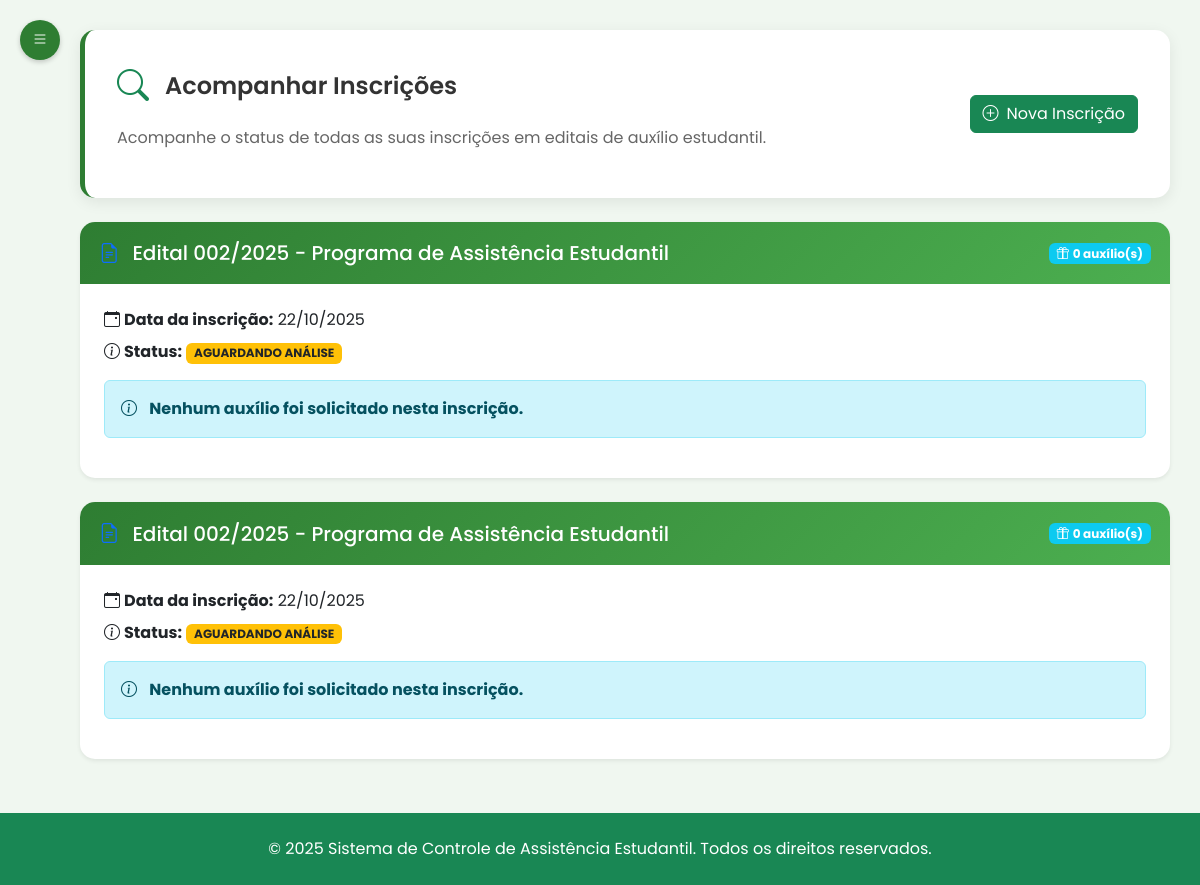
/aluno/acompanhar-inscricoes (signed in), run on the app's committed database.
### tables this page shows
CREATE TABLE edital (
                            id_edital INTEGER PRIMARY KEY AUTOINCREMENT,
                            titulo TEXT NOT NULL,
                            descricao TEXT NOT NULL,
                            data_publicacao DATE NOT NULL,
                            arquivo TEXT NOT NULL,
                            status TEXT NOT NULL CHECK (status IN ('ativo', 'inativo')),
                            data_inicio_inscricao DATE,
                            data_fim_inscricao DATE,
                            data_inicio_vigencia DATE,
                            data_fim_vigencia DATE
                        );

CREATE TABLE "inscricao" (
        id_inscricao INTEGER PRIMARY KEY AUTOINCREMENT,
        id_aluno INTEGER,
        id_edital INTEGER,
        data_inscricao DATE NOT NULL,
        status TEXT NOT NULL CHECK (status IN ('pendente', 'analisado', 'deferido', 'indeferido')),
        urlDocumentoIdentificacao TEXT NOT NULL,
        urlDeclaracaoRenda TEXT NOT NULL,
        urlTermoResponsabilidade TEXT NOT NULL,
        FOREIGN KEY (id_aluno) REFERENCES aluno(id_usuario) ON DELETE CASCADE,
        FOREIGN KEY (id_edital) REFERENCES edital(id_edital) ON DELETE CASCADE
    );

### routes/aluno/acompanhar_inscricoes_routes.py (the view)
@router.get("/acompanhar-inscricoes")
@requer_autenticacao(["aluno"])
async def get_acompanhar_inscricoes(request: Request, usuario_logado: dict = None):
    if not usuario_logado['completo']:
        return RedirectResponse("/aluno/perfil", status_code=303)
    aluno = usuario_repo.obter_usuario_por_matricula(usuario_logado['matricula'])
    inscricoes = inscricao_repo.obter_por_aluno(usuario_logado['id'])
    auxilios_por_aluno = auxilio_repo.obter_por_aluno(usuario_logado['id'])
    inscricoes_com_auxilios = {}
    for inscricao in inscricoes:
        id_inscricao = inscricao['id_inscricao']
        inscricoes_com_auxilios[id_inscricao] = {
            'edital_titulo': inscricao.get('edital_titulo', 'Edital sem título'),
            'status': inscricao['status'],
            'data_inscricao': inscricao['data_inscricao'],
            'auxilios': []
        }
    for auxilio in auxilios_por_aluno:
        id_inscricao = auxilio['id_inscricao']
        if id_inscricao in inscricoes_com_auxilios:
            inscricoes_com_auxilios[id_inscricao]['auxilios'].append(auxilio)
    response = templates.TemplateResponse("/aluno/acompanhar_inscricoes.html", {
        "request": request,
        "aluno": aluno,
        "inscricoes": inscricoes,
        "inscricoes_com_auxilios": inscricoes_com_auxilios
    })
    return response

### templates/aluno/acompanhar_inscricoes.html (shortened to what this page needs)
{% extends 'base2.html' %}
{% set active_page = 'acompanhar-inscricoes' %}
{% block head %}
    <link rel="stylesheet" href="/static/css/acompanhar_inscricoes.css">
{% endblock %}
{% block content %}
<div class="main-content" id="mainContent">
    <div class="welcome-banner mb-4">
        <div class="row align-items-center">
            <div class="col-md-8">
                <div class="d-flex align-items-center mb-3">
                    <i class="bi bi-search me-3 text-success" style="font-size: 2rem;"></i>
                    <h4 class="mb-0">Acompanhar Inscrições</h4>
                </div>
                <p>Acompanhe o status de todas as suas inscrições em editais de auxílio estudantil.</p>
            </div>
            <div class="col-md-4 text-end">
                <a href="/aluno/editais" class="btn btn-success">
                    <i class="bi bi-plus-circle me-2"></i>Nova Inscrição
                </a>
            </div>
        </div>
    </div>
    <div class="row">
        <div class="col-12">
            {% if inscricoes_com_auxilios %}
                {% for id_inscricao, dados_inscricao in inscricoes_com_auxilios.items() %}
                <div class="card mb-4 shadow-sm">
                    <div class="card-header bg-light">
                        <div class="d-flex justify-content-between align-items-center">
                            <h5 class="mb-0">
                                <i class="bi bi-file-earmark-text me-2 text-primary"></i>
                                {{ dados_inscricao.edital_titulo }}
                            </h5>
                            <span class="badge bg-info">
                                <i class="bi bi-gift me-1"></i>{{ dados_inscricao.auxilios|length }} auxílio(s)
                            </span>
                        </div>
                    </div>
                    <div class="card-body">
                        <p class="mb-2">
                            <strong><i class="bi bi-calendar-event me-1"></i>Data da inscrição:</strong>
                            {{ dados_inscricao.data_inscricao|formatar_data }}
                        </p>
                        <p class="mb-3">
                            <strong><i class="bi bi-info-circle me-1"></i>Status:</strong>
                            {% if dados_inscricao.status == 'deferido' %}
                                <span class="badge bg-success">DEFERIDO</span>
                            {% elif dados_inscricao.status == 'indeferido' %}
                                <span class="badge bg-danger">INDEFERIDO</span>
                            {% elif dados_inscricao.status == 'pendente' %}
                                <span class="badge bg-warning text-dark">AGUARDANDO ANÁLISE</span>
                            {% else %}
                                <span class="badge bg-secondary">{{ dados_inscricao.status|upper }}</span>
                            {% endif %}
                        </p>
                        {% if dados_inscricao.auxilios %}
                        <h6 class="text-muted mb-3 border-top pt-3">
                            <i class="bi bi-list-check me-2"></i>Auxílios Solicitados
                        </h6>
                        {% for auxilio in dados_inscricao.auxilios %}
                        <div class="border rounded p-3 mb-3 {% if auxilio.status_auxilio == 'deferido' %}border-success bg-success-subtle{% elif auxilio.status_auxilio == 'indeferido' %}border-danger bg-danger-subtle{% else %}border-warning bg-warning-subtle{% endif %}">
                            <div class="d-flex justify-content-between align-items-start">
                                <div class="flex-grow-1">
                                    <h6 class="mb-2">
                                        {% if auxilio.tipo_auxilio == 'auxilio alimentacao' %}
                                            <i class="bi bi-cup-hot me-1 text-warning"></i>Auxílio Alimentação
                                        {% elif auxilio.tipo_auxilio == 'auxilio transporte' %}
                                            <i class="bi bi-bus-front me-1 text-info"></i>Auxílio Transporte
                                        {% elif auxilio.tipo_auxilio == 'auxilio moradia' %}
                                            <i class="bi bi-house me-1 text-success"></i>Auxílio Moradia
                                        {% elif auxilio.tipo_auxilio == 'auxilio material' %}
                                            <i class="bi bi-book me-1 text-primary"></i>Auxílio Material Didático
                                        {% else %}
                                            <i class="bi bi-gift me-1"></i>{{ auxilio.tipo_auxilio|title }}
                                        {% endif %}
                                    </h6>
                                    {% if auxilio.status_auxilio == 'deferido' %}
                                        <p class="mb-1">
                                            <span class="badge bg-success">
                                                <i class="bi bi-check-circle me-1"></i>DEFERIDO
                                            </span>
                                        </p>
                                        <p class="mb-0 mt-2">
                                            <strong>Valor mensal concedido:</strong>
                                            <span class="text-success fw-bold fs-5">R$ {{ "%.2f"|format(auxilio.valor_mensal) }}</span>
                                        </p>
                                        <p class="mb-0 small text-muted mt-1">
                                            <i class="bi bi-calendar-event me-1"></i>
                                            Vigência: {{ auxilio.data_inicio|formatar_data }} até {{ auxilio.data_fim|formatar_data }}
                                        </p>
                                    {% elif auxilio.status_auxilio == 'indeferido' %}
                                        <p class="mb-1">
                                            <span class="badge bg-danger">
                                                <i class="bi bi-x-circle me-1"></i>INDEFERIDO
                                            </span>
                                        </p>
                                        {% if auxilio.motivo_indeferimento %}
                                        <div class="alert alert-danger mt-2 mb-0 py-2">
                                            <small>
                                                <strong><i class="bi bi-info-circle me-1"></i>Motivo:</strong><br>
                                                {{ auxilio.motivo_indeferimento }}
                                            </small>
                                        </div>
                                        {% endif %}
                                    {% else %}
                                        <p class="mb-0">
                                            <span class="badge bg-warning text-dark">
                                                <i class="bi bi-clock me-1"></i>AGUARDANDO ANÁLISE
                                            </span>
                                        </p>
                                        <p class="mb-0 small text-muted mt-2">
                                            Seu pedido está em análise pela assistência social.
                                        </p>
                                    {% endif %}
                                </div>
                            </div>
                        </div>
                        {% endfor %}
                        {% else %}
                        <div class="alert alert-info mt-3">
                            <i class="bi bi-info-circle me-2"></i>
                            <strong>Nenhum auxílio foi solicitado nesta inscrição.</strong>
                        </div>
                        {% endif %}
                    </div>
                </div>
                {% endfor %}
            {% endif %}
        </div>
    </div>
</div>
{% endblock %}

### static/css/styles.css (style rules this page uses)
:root { --ifes-green: #2E7D32; --ifes-red: #C62828; --ifes-light-green: #4CAF50; --ifes-light-gray: #f5f5f5; --ifes-dark-gray: #333333; --calendar-primary: #2E7D32; --calendar-secondary: #4CAF50; --calendar-accent: #81C784; --calendar-light: #E8F5E9; --calendar-text: #1B5E20; }
body { background-color: #fff !important; font-family: 'Poppins', Arial, Helvetica, sans-serif; }
.main-content { margin-left: 0; padding: 30px; transition: none; position: relative; z-index: 1; }
.card { border: none; border-radius: 10px; box-shadow: 0 4px 12px rgba(0, 0, 0, 0.05); margin-bottom: 20px; transition: transform 0.3s; }
.card-header { background-color: var(--ifes-green); color: white; border-radius: 10px 10px 0 0 !important; padding: 15px 20px; font-weight: 600; }
.card-body { padding: 20px; }
.welcome-banner { background-color: white; border-radius: 10px; padding: 20px; margin-bottom: 30px; box-shadow: 0 4px 12px rgba(0, 0, 0, 0.05); }
.welcome-banner p { color: #666; margin-bottom: 0; }

### static/css/acompanhar_inscricoes.css (style rules this page uses)
:root { --ifes-green: #2E7D32; --ifes-red: #C62828; --ifes-light-green: #4CAF50; --ifes-light-gray: #f5f7f5; --ifes-dark-gray: #333333; --ifes-bg-color: #f0f7f0; --ifes-hover-bg: #e8f5e8; }
html, body, .body-cadastro-login { font-family: 'Poppins', Arial, Helvetica, sans-serif !important; background-color: #f0f7f0 !important; }
body, .main-content, .container, .card, .table, h2, h3, h4, h5, h6, .btn, .form-select, .modal-content { font-family: 'Poppins', sans-serif !important; }
.main-content { padding: 30px; padding-left: 80px; transition: all 0.4s cubic-bezier(0.4, 0, 0.2, 1); position: relative; z-index: 1; margin-left: 0; }
.welcome-banner { background: white; color: var(--ifes-dark-gray); padding: 2rem; border-radius: 15px; border-left: 5px solid var(--ifes-green); box-shadow: 0 4px 15px rgba(0, 0, 0, 0.08); margin-bottom: 2rem; transition: all 0.3s ease; }
.welcome-banner h4 { color: var(--ifes-dark-gray); font-weight: 600; margin-bottom: 0.5rem; }
.welcome-banner p { color: #666666; margin-bottom: 1rem; font-size: 1rem; }
.card { border: none; border-radius: 15px; box-shadow: 0 4px 15px rgba(0, 0, 0, 0.08); transition: all 0.3s ease; background: white; margin-bottom: 1.5rem; }
.card-header { background: linear-gradient(135deg, var(--ifes-green) 0%, var(--ifes-light-green) 100%); color: white; border: none; border-radius: 15px 15px 0 0 !important; padding: 1.2rem; font-weight: 600; font-size: 1rem; }
.card-body { padding: 1.5rem; }

### templates/base2.html (style rules this page uses)
html, body { height: 100%; }
body { display: flex; flex-direction: column; min-height: 100vh; }
.main-content { flex: 1; }

### data on the page
edital: edital_titulo "Edital 002/2025 - Programa de Assistência Estudantil" "Edital 002/2025 - Programa de Assistência Estudantil"
inscricao: data_inscricao "22/10/2025"
inscricao: data_inscricao "22/10/2025"

### other printed values
{{ dados_inscricao.auxilios|length }} "0" "0"
